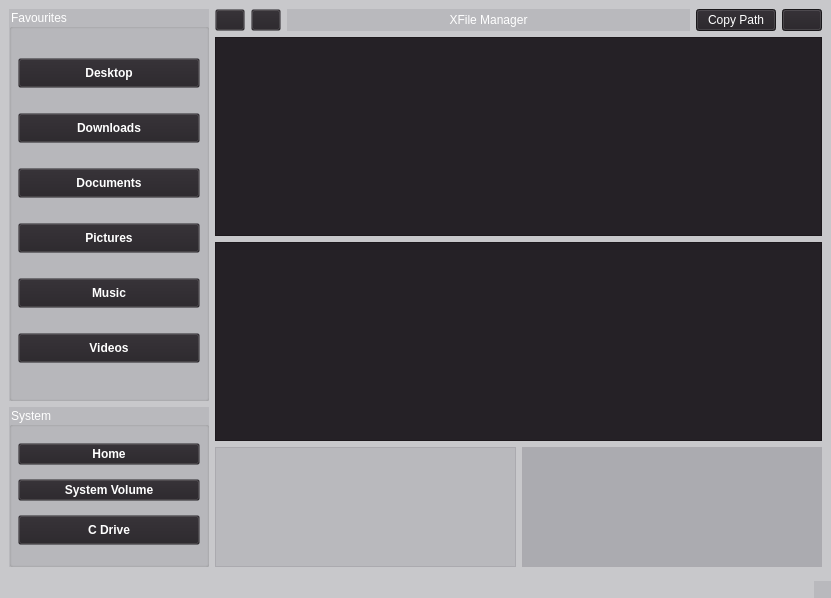
<?xml version="1.0" encoding="UTF-8"?>
<ui version="4.0">
 <class>MainWindow</class>
 <widget class="QMainWindow" name="MainWindow">
  <property name="geometry">
   <rect>
    <x>0</x>
    <y>0</y>
    <width>831</width>
    <height>598</height>
   </rect>
  </property>
  <property name="windowTitle">
   <string>XFile Manager</string>
  </property>
  <property name="windowIcon">
   <iconset>
    <normalon>:/Res/icons/logo.png</normalon>
   </iconset>
  </property>
  <property name="styleSheet">
   <string notr="true">background-color:rgba(38, 34, 39, 23); /* Slightly transparent for a blur-like effect */
color: rgb(255, 255, 255); /* White text color */</string>
  </property>
  <widget class="QWidget" name="centralwidget">
   <property name="styleSheet">
    <string notr="true">QScrollBar:vertical {
    border: 2px solid #cccccc; /* Border color */
    background: #f1f1f1; /* Background color */
    width: 10px; /* Width of the vertical scrollbar */
    margin: 22px 0 22px 0; /* Margins for the vertical scrollbar */
}

QScrollBar::handle:vertical {
    background: #aaaaaa; /* Color of the scrollbar handle */
    min-height: 20px; /* Minimum height for the handle */
}

QScrollBar::add-line:vertical {
    background: none; /* Hides the add button */
    height: 0px; /* Height for the add button */
}

QScrollBar::sub-line:vertical {
    background: none; /* Hides the sub button */
    height: 0px; /* Height for the sub button */
}

QScrollBar:horizontal {
    border: 2px solid #cccccc; /* Border color */
    background: #f1f1f1; /* Background color */
    height: 10px; /* Height of the horizontal scrollbar */
    margin: 0px 22px 0 22px; /* Margins for the horizontal scrollbar */
}

QScrollBar::handle:horizontal {
    background: #aaaaaa; /* Color of the scrollbar handle */
    min-width: 20px; /* Minimum width for the handle */
}

QScrollBar::add-line:horizontal {
    background: none; /* Hides the add button */
    width: 0px; /* Width for the add button */
}

QScrollBar::sub-line:horizontal {
    background: none; /* Hides the sub button */
    width: 0px; /* Width for the sub button */
}
</string>
   </property>
   <layout class="QHBoxLayout" name="horizontalLayout">
    <item>
     <layout class="QHBoxLayout" name="horizontalLayout_2">
      <property name="sizeConstraint">
       <enum>QLayout::SizeConstraint::SetDefaultConstraint</enum>
      </property>
      <item>
       <layout class="QVBoxLayout" name="verticalLayout_2">
        <property name="sizeConstraint">
         <enum>QLayout::SizeConstraint::SetFixedSize</enum>
        </property>
        <item>
         <widget class="QGroupBox" name="groupBox">
          <property name="minimumSize">
           <size>
            <width>200</width>
            <height>0</height>
           </size>
          </property>
          <property name="maximumSize">
           <size>
            <width>200</width>
            <height>500</height>
           </size>
          </property>
          <property name="styleSheet">
           <string notr="true">QPushButton {
background-color: rgb(0, 0, 0);/* Default background color */
 color: rgb(122, 122, 122);            /* Default text color */
border:none;
outline:none;
border-radius:6px;
text-align:left;
padding-left:4px;
padding-top:10px;
padding-bottom:10px;
}
QPushButton:hover {
background-color: rgb(65, 65, 65) /* Default background color */
}
QPushButton:pressed,
QPushButton:focus {
    background-color: #252126; /* Background color when selected */
    color: #FFFFFF;            /* Text color when selected */
}
outline:none;
border:none;
</string>
          </property>
          <property name="title">
           <string>Favourites</string>
          </property>
          <property name="alignment">
           <set>Qt::AlignmentFlag::AlignLeading|Qt::AlignmentFlag::AlignLeft|Qt::AlignmentFlag::AlignVCenter</set>
          </property>
          <property name="flat">
           <bool>true</bool>
          </property>
          <property name="checkable">
           <bool>false</bool>
          </property>
          <layout class="QHBoxLayout" name="horizontalLayout_5">
           <property name="spacing">
            <number>4</number>
           </property>
           <property name="leftMargin">
            <number>6</number>
           </property>
           <property name="topMargin">
            <number>6</number>
           </property>
           <property name="rightMargin">
            <number>6</number>
           </property>
           <property name="bottomMargin">
            <number>6</number>
           </property>
           <item>
            <layout class="QVBoxLayout" name="verticalLayout_4">
             <property name="spacing">
              <number>2</number>
             </property>
             <item>
              <widget class="QPushButton" name="home">
               <property name="sizePolicy">
                <sizepolicy hsizetype="Expanding" vsizetype="Fixed">
                 <horstretch>0</horstretch>
                 <verstretch>0</verstretch>
                </sizepolicy>
               </property>
               <property name="minimumSize">
                <size>
                 <width>0</width>
                 <height>30</height>
                </size>
               </property>
               <property name="font">
                <font>
                 <bold>true</bold>
                </font>
               </property>
               <property name="layoutDirection">
                <enum>Qt::LayoutDirection::LeftToRight</enum>
               </property>
               <property name="styleSheet">
                <string notr="true"/>
               </property>
               <property name="text">
                <string>Desktop</string>
               </property>
               <property name="icon">
                <iconset resource="XFile_Manager_Resources.qrc">
                 <normaloff>:/Res/icons/Desktop.svg</normaloff>
                 <normalon>:/Res/icons/Desktop.svg</normalon>:/Res/icons/Desktop.svg</iconset>
               </property>
               <property name="iconSize">
                <size>
                 <width>26</width>
                 <height>26</height>
                </size>
               </property>
              </widget>
             </item>
             <item>
              <widget class="QPushButton" name="Downlaod_btn">
               <property name="sizePolicy">
                <sizepolicy hsizetype="Expanding" vsizetype="Fixed">
                 <horstretch>0</horstretch>
                 <verstretch>0</verstretch>
                </sizepolicy>
               </property>
               <property name="minimumSize">
                <size>
                 <width>0</width>
                 <height>30</height>
                </size>
               </property>
               <property name="font">
                <font>
                 <bold>true</bold>
                </font>
               </property>
               <property name="text">
                <string>Downloads</string>
               </property>
               <property name="icon">
                <iconset resource="XFile_Manager_Resources.qrc">
                 <normaloff>:/Res/icons/Downlaod.svg</normaloff>:/Res/icons/Downlaod.svg</iconset>
               </property>
               <property name="iconSize">
                <size>
                 <width>26</width>
                 <height>26</height>
                </size>
               </property>
              </widget>
             </item>
             <item>
              <widget class="QPushButton" name="Doc_btn">
               <property name="sizePolicy">
                <sizepolicy hsizetype="Expanding" vsizetype="Fixed">
                 <horstretch>0</horstretch>
                 <verstretch>0</verstretch>
                </sizepolicy>
               </property>
               <property name="minimumSize">
                <size>
                 <width>0</width>
                 <height>30</height>
                </size>
               </property>
               <property name="font">
                <font>
                 <bold>true</bold>
                </font>
               </property>
               <property name="text">
                <string>Documents</string>
               </property>
               <property name="icon">
                <iconset resource="XFile_Manager_Resources.qrc">
                 <normaloff>:/Res/icons/doc.svg</normaloff>
                 <normalon>:/Res/icons/doc.svg</normalon>:/Res/icons/doc.svg</iconset>
               </property>
               <property name="iconSize">
                <size>
                 <width>26</width>
                 <height>26</height>
                </size>
               </property>
              </widget>
             </item>
             <item>
              <widget class="QPushButton" name="images_btn">
               <property name="sizePolicy">
                <sizepolicy hsizetype="Expanding" vsizetype="Fixed">
                 <horstretch>0</horstretch>
                 <verstretch>0</verstretch>
                </sizepolicy>
               </property>
               <property name="minimumSize">
                <size>
                 <width>0</width>
                 <height>30</height>
                </size>
               </property>
               <property name="font">
                <font>
                 <bold>true</bold>
                </font>
               </property>
               <property name="text">
                <string>Pictures</string>
               </property>
               <property name="icon">
                <iconset resource="XFile_Manager_Resources.qrc">
                 <normaloff>:/Res/icons/images.svg</normaloff>:/Res/icons/images.svg</iconset>
               </property>
               <property name="iconSize">
                <size>
                 <width>26</width>
                 <height>26</height>
                </size>
               </property>
              </widget>
             </item>
             <item>
              <widget class="QPushButton" name="Music_btn">
               <property name="sizePolicy">
                <sizepolicy hsizetype="Expanding" vsizetype="Fixed">
                 <horstretch>0</horstretch>
                 <verstretch>0</verstretch>
                </sizepolicy>
               </property>
               <property name="minimumSize">
                <size>
                 <width>0</width>
                 <height>30</height>
                </size>
               </property>
               <property name="font">
                <font>
                 <bold>true</bold>
                </font>
               </property>
               <property name="text">
                <string>Music</string>
               </property>
               <property name="icon">
                <iconset resource="XFile_Manager_Resources.qrc">
                 <normaloff>:/Res/icons/music.svg</normaloff>:/Res/icons/music.svg</iconset>
               </property>
               <property name="iconSize">
                <size>
                 <width>26</width>
                 <height>26</height>
                </size>
               </property>
              </widget>
             </item>
             <item>
              <widget class="QPushButton" name="Video_btn">
               <property name="sizePolicy">
                <sizepolicy hsizetype="Expanding" vsizetype="Fixed">
                 <horstretch>0</horstretch>
                 <verstretch>0</verstretch>
                </sizepolicy>
               </property>
               <property name="minimumSize">
                <size>
                 <width>0</width>
                 <height>30</height>
                </size>
               </property>
               <property name="font">
                <font>
                 <bold>true</bold>
                </font>
               </property>
               <property name="text">
                <string>Videos</string>
               </property>
               <property name="icon">
                <iconset resource="XFile_Manager_Resources.qrc">
                 <normaloff>:/Res/icons/video.svg</normaloff>:/Res/icons/video.svg</iconset>
               </property>
               <property name="iconSize">
                <size>
                 <width>26</width>
                 <height>26</height>
                </size>
               </property>
              </widget>
             </item>
            </layout>
           </item>
          </layout>
         </widget>
        </item>
        <item>
         <widget class="QGroupBox" name="groupBox_2">
          <property name="maximumSize">
           <size>
            <width>200</width>
            <height>160</height>
           </size>
          </property>
          <property name="styleSheet">
           <string notr="true">QPushButton {
background-color: rgb(0, 0, 0);/* Default background color */
 color: rgb(122, 122, 122);            /* Default text color */
border:none;
outline:none;
border-radius:6px;
text-align:left;
padding-left:4px;
padding-top:10px;
padding-bottom:10px;
}
QPushButton:hover {
background-color: rgb(65, 65, 65) /* Default background color */
}
QPushButton:pressed,
QPushButton:focus {
    background-color: #252126; /* Background color when selected */
    color: #FFFFFF;            /* Text color when selected */
}
outline:none;
border:none;
</string>
          </property>
          <property name="title">
           <string>System</string>
          </property>
          <layout class="QHBoxLayout" name="horizontalLayout_4">
           <property name="spacing">
            <number>4</number>
           </property>
           <property name="leftMargin">
            <number>6</number>
           </property>
           <property name="topMargin">
            <number>6</number>
           </property>
           <property name="rightMargin">
            <number>6</number>
           </property>
           <property name="bottomMargin">
            <number>6</number>
           </property>
           <item>
            <layout class="QVBoxLayout" name="verticalLayout_3">
             <property name="sizeConstraint">
              <enum>QLayout::SizeConstraint::SetDefaultConstraint</enum>
             </property>
             <item>
              <widget class="QPushButton" name="home_main_btn">
               <property name="font">
                <font>
                 <bold>true</bold>
                </font>
               </property>
               <property name="text">
                <string>Home</string>
               </property>
               <property name="icon">
                <iconset resource="XFile_Manager_Resources.qrc">
                 <normaloff>:/Res/icons/Home.svg</normaloff>:/Res/icons/Home.svg</iconset>
               </property>
               <property name="iconSize">
                <size>
                 <width>26</width>
                 <height>26</height>
                </size>
               </property>
              </widget>
             </item>
             <item>
              <widget class="QPushButton" name="system_vol_btn">
               <property name="font">
                <font>
                 <bold>true</bold>
                </font>
               </property>
               <property name="text">
                <string>System Volume</string>
               </property>
               <property name="icon">
                <iconset>
                 <normalon>:/Res/icons/system_volume.svg</normalon>
                </iconset>
               </property>
               <property name="iconSize">
                <size>
                 <width>26</width>
                 <height>26</height>
                </size>
               </property>
              </widget>
             </item>
             <item>
              <widget class="QPushButton" name="C_drive">
               <property name="sizePolicy">
                <sizepolicy hsizetype="Expanding" vsizetype="Fixed">
                 <horstretch>0</horstretch>
                 <verstretch>0</verstretch>
                </sizepolicy>
               </property>
               <property name="minimumSize">
                <size>
                 <width>0</width>
                 <height>30</height>
                </size>
               </property>
               <property name="font">
                <font>
                 <bold>true</bold>
                </font>
               </property>
               <property name="text">
                <string>C Drive</string>
               </property>
               <property name="icon">
                <iconset resource="XFile_Manager_Resources.qrc">
                 <normaloff>:/Res/icons/drive.svg</normaloff>:/Res/icons/drive.svg</iconset>
               </property>
               <property name="iconSize">
                <size>
                 <width>26</width>
                 <height>26</height>
                </size>
               </property>
              </widget>
             </item>
            </layout>
           </item>
          </layout>
         </widget>
        </item>
       </layout>
      </item>
      <item>
       <layout class="QVBoxLayout" name="verticalLayout">
        <property name="sizeConstraint">
         <enum>QLayout::SizeConstraint::SetMinimumSize</enum>
        </property>
        <item>
         <layout class="QHBoxLayout" name="horizontalLayout_3">
          <property name="sizeConstraint">
           <enum>QLayout::SizeConstraint::SetDefaultConstraint</enum>
          </property>
          <item>
           <widget class="QPushButton" name="back_btn">
            <property name="maximumSize">
             <size>
              <width>30</width>
              <height>16777215</height>
             </size>
            </property>
            <property name="text">
             <string/>
            </property>
            <property name="icon">
             <iconset>
              <normalon>:/Res/icons/left.svg</normalon>
             </iconset>
            </property>
            <property name="iconSize">
             <size>
              <width>26</width>
              <height>26</height>
             </size>
            </property>
           </widget>
          </item>
          <item>
           <widget class="QPushButton" name="forward_btn">
            <property name="maximumSize">
             <size>
              <width>30</width>
              <height>16777215</height>
             </size>
            </property>
            <property name="text">
             <string/>
            </property>
            <property name="icon">
             <iconset>
              <normalon>:/Res/icons/right.svg</normalon>
             </iconset>
            </property>
            <property name="iconSize">
             <size>
              <width>26</width>
              <height>26</height>
             </size>
            </property>
           </widget>
          </item>
          <item>
           <widget class="QLabel" name="current_path">
            <property name="maximumSize">
             <size>
              <width>16777215</width>
              <height>16777215</height>
             </size>
            </property>
            <property name="text">
             <string>XFile Manager</string>
            </property>
            <property name="alignment">
             <set>Qt::AlignmentFlag::AlignCenter</set>
            </property>
           </widget>
          </item>
          <item>
           <widget class="QPushButton" name="copy_path_btn">
            <property name="sizePolicy">
             <sizepolicy hsizetype="Fixed" vsizetype="Fixed">
              <horstretch>0</horstretch>
              <verstretch>0</verstretch>
             </sizepolicy>
            </property>
            <property name="styleSheet">
             <string notr="true">background-color: #252126;</string>
            </property>
            <property name="text">
             <string>Copy Path</string>
            </property>
           </widget>
          </item>
          <item>
           <widget class="QPushButton" name="info_svg">
            <property name="sizePolicy">
             <sizepolicy hsizetype="Fixed" vsizetype="Fixed">
              <horstretch>0</horstretch>
              <verstretch>0</verstretch>
             </sizepolicy>
            </property>
            <property name="styleSheet">
             <string notr="true">background-color: #252126;</string>
            </property>
            <property name="text">
             <string/>
            </property>
            <property name="icon">
             <iconset>
              <normalon>:/Res/icons/info.svg</normalon>
             </iconset>
            </property>
           </widget>
          </item>
         </layout>
        </item>
        <item>
         <widget class="QListView" name="listView">
          <property name="sizePolicy">
           <sizepolicy hsizetype="Expanding" vsizetype="Expanding">
            <horstretch>0</horstretch>
            <verstretch>0</verstretch>
           </sizepolicy>
          </property>
          <property name="maximumSize">
           <size>
            <width>16777215</width>
            <height>16777215</height>
           </size>
          </property>
          <property name="styleSheet">
           <string notr="true">QListView {
            background-color: #252126;
            color: rgb(255, 255, 255);
        }
        QListView::item {
            padding: 10px; /* Adjust padding for items */
        }
        QListView::item:hover {
            background-color: #3b2e45; /* Change to your desired hover color */
            color: rgb(255, 255, 255); /* Text color on hover */
        }</string>
          </property>
         </widget>
        </item>
        <item>
         <widget class="QTreeView" name="treeView">
          <property name="sizePolicy">
           <sizepolicy hsizetype="Expanding" vsizetype="Expanding">
            <horstretch>0</horstretch>
            <verstretch>0</verstretch>
           </sizepolicy>
          </property>
          <property name="maximumSize">
           <size>
            <width>16777215</width>
            <height>16777215</height>
           </size>
          </property>
          <property name="styleSheet">
           <string notr="true">
        QTreeView {
            background-color: #252126;
            color: rgb(255, 255, 255);
        }
        QTreeView::item {
            padding: 10px; /* Adjust padding for items */
        }
        QTreeView::item:hover {
            background-color: #3b2e45; /* Change to your desired hover color */
            color: rgb(255, 255, 255); /* Text color on hover */
        }</string>
          </property>
         </widget>
        </item>
        <item>
         <layout class="QHBoxLayout" name="horizontalLayout_7">
          <item>
           <widget class="QListWidget" name="listWidget">
            <property name="maximumSize">
             <size>
              <width>16777215</width>
              <height>120</height>
             </size>
            </property>
            <property name="styleSheet">
             <string notr="true">
    QPushButton {
        background-color: #252126;
		text-align:left;
		height:100px;
		
    }

    QPushButton:hover {
        background-color: rgb(0, 0, 0); /* Darker green on hover */
    }

    QPushButton:pressed {
        background-color: rgb(62, 62, 62); /* Even darker green when pressed */
        padding: 14px 31px; /* Slightly smaller padding when pressed */
    }
</string>
            </property>
           </widget>
          </item>
          <item>
           <widget class="QScrollArea" name="scrollArea_system_info">
            <property name="maximumSize">
             <size>
              <width>16777215</width>
              <height>120</height>
             </size>
            </property>
            <property name="widgetResizable">
             <bool>true</bool>
            </property>
            <widget class="QWidget" name="scrollAreaWidgetContents">
             <property name="geometry">
              <rect>
               <x>0</x>
               <y>0</y>
               <width>134</width>
               <height>110</height>
              </rect>
             </property>
             <layout class="QHBoxLayout" name="horizontalLayout_8">
              <item>
               <layout class="QVBoxLayout" name="verticalLayout_5"/>
              </item>
             </layout>
            </widget>
           </widget>
          </item>
         </layout>
        </item>
       </layout>
      </item>
     </layout>
    </item>
   </layout>
  </widget>
  <widget class="QMenuBar" name="menubar">
   <property name="geometry">
    <rect>
     <x>0</x>
     <y>0</y>
     <width>831</width>
     <height>21</height>
    </rect>
   </property>
  </widget>
  <widget class="QStatusBar" name="statusbar"/>
 </widget>
 <resources>
  <include location="XFile_Manager_Resources.qrc"/>
 </resources>
 <connections/>
</ui>
